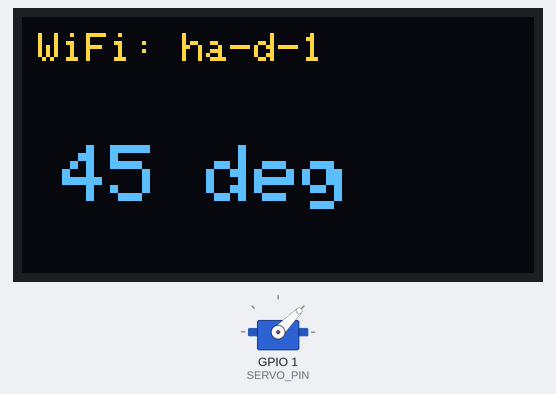
The program below on a simulated ESP32-S2. Shown: servo, 128×64 one-colour display. The OLED is the two-colour kind (top 16 rows yellow); not simulated (calls return 0 or success): wifi_password.h; what the program prints to the serial monitor is not drawn.

Above: at 1.1 s.
At 3.2 s:
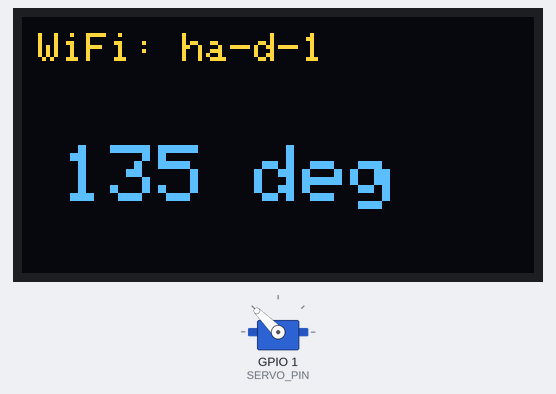
At 4.2 s:
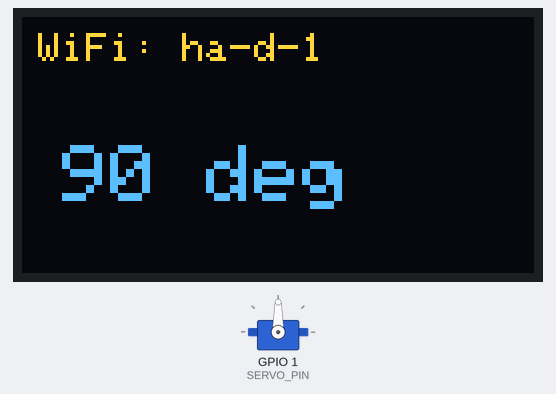
Timing chart, 0 to 130.0 s (numbered marks = the images above):
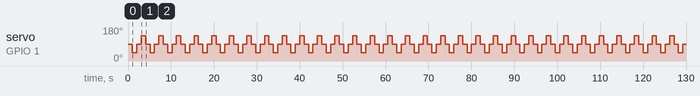

The program:

main.cpp
```cpp
#include <Arduino.h>
#include <Wire.h>
#include <Adafruit_GFX.h>
#include <Adafruit_SSD1306.h>
#include <ESP32Servo.h>
#include <WiFi.h>
#include "wifi_password.h"

constexpr int SDA_PIN = 33;
constexpr int SCL_PIN = 35;
constexpr int SERVO_PIN = 1;
constexpr char WIFI_NAME[] = "ha-d-1";

Adafruit_SSD1306 display(128, 64, &Wire, -1);
Servo servo;
bool displayReady = false;
bool wifiReady = false;

void setup() {
  Serial.begin(115200);
  delay(1000);
  WiFi.mode(WIFI_AP);
  wifiReady = WiFi.softAP(WIFI_NAME, WIFI_PASSWORD);
  Serial.printf("Wi-Fi AP %s: %s\n", WIFI_NAME,
                wifiReady ? "started" : "failed");
  if (wifiReady) {
    Serial.print("AP IP: ");
    Serial.println(WiFi.softAPIP());
  }

  Wire.begin(SDA_PIN, SCL_PIN);
  Wire.setClock(100000);
  Wire.setTimeOut(50);
  Serial.println("ESP32-S2 OLED and servo test started");

  servo.setPeriodHertz(50);
  servo.attach(SERVO_PIN);
  Serial.printf("Servo on GPIO%d: %s\n", SERVO_PIN,
                servo.attached() ? "attached" : "attach failed");

  displayReady = display.begin(SSD1306_SWITCHCAPVCC, 0x3C, true, false);
  Serial.println(displayReady ? "SSD1306 initialized at 0x3C"
                              : "SSD1306 initialization failed");
}

void showAngle(int angle) {
  servo.write(angle);
  Serial.printf("Servo angle: %d degrees\n", angle);

  if (displayReady) {
    display.clearDisplay();
    display.setTextSize(1);
    display.setTextColor(SSD1306_WHITE);
    display.setCursor(4, 4);
    display.println("WiFi: ha-d-1");
    display.setTextSize(2);
    display.setCursor(10, 32);
    display.printf("%d deg", angle);
    display.display();
  }

  delay(1000);
}

void loop() {
  showAngle(45);
  showAngle(90);
  showAngle(135);
  showAngle(90);
  Serial.printf("Wi-Fi AP %s: %s, clients: %d\n", WIFI_NAME,
                wifiReady ? "started" : "failed",
                WiFi.softAPgetStationNum());
}
```

Measured:
- by itself, servo on GPIO 1 (SERVO_PIN): repeats every 4.1 s: 90° 1.0 s, 135° 1.0 s, 90° 1.0 s, 45° 1.0 s
- what the display in image 0 shows lasts 1.0 s, from 1.1 s to 2.1 s
